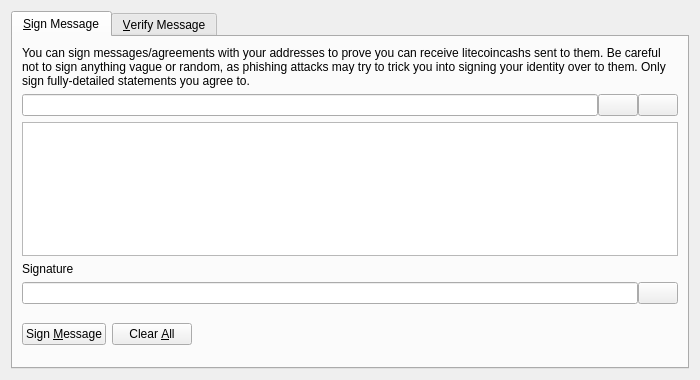
<?xml version="1.0" encoding="UTF-8"?>
<ui version="4.0">
 <class>SignVerifyMessageDialog</class>
 <widget class="QDialog" name="SignVerifyMessageDialog">
  <property name="geometry">
   <rect>
    <x>0</x>
    <y>0</y>
    <width>700</width>
    <height>380</height>
   </rect>
  </property>
  <property name="windowTitle">
   <string>Signatures - Sign / Verify a Message</string>
  </property>
  <property name="modal">
   <bool>true</bool>
  </property>
  <layout class="QVBoxLayout" name="verticalLayout">
   <item>
    <widget class="QTabWidget" name="tabWidget">
     <property name="currentIndex">
      <number>0</number>
     </property>
     <widget class="QWidget" name="tabSignMessage">
      <attribute name="title">
       <string>&amp;Sign Message</string>
      </attribute>
      <layout class="QVBoxLayout" name="verticalLayout_SM">
       <item>
        <widget class="QLabel" name="infoLabel_SM">
         <property name="text">
          <string>You can sign messages/agreements with your addresses to prove you can receive litecoincashs sent to them. Be careful not to sign anything vague or random, as phishing attacks may try to trick you into signing your identity over to them. Only sign fully-detailed statements you agree to.</string>
         </property>
         <property name="textFormat">
          <enum>Qt::PlainText</enum>
         </property>
         <property name="wordWrap">
          <bool>true</bool>
         </property>
        </widget>
       </item>
       <item>
        <layout class="QHBoxLayout" name="horizontalLayout_1_SM">
         <property name="spacing">
          <number>0</number>
         </property>
         <item>
          <widget class="QValidatedLineEdit" name="addressIn_SM">
           <property name="toolTip">
            <string>The LitecoinCash address to sign the message with</string>
           </property>
          </widget>
         </item>
         <item>
          <widget class="QPushButton" name="addressBookButton_SM">
           <property name="toolTip">
            <string>Choose previously used address</string>
           </property>
           <property name="text">
            <string/>
           </property>
           <property name="icon">
            <iconset resource="../bitcoin.qrc">
             <normaloff>:/icons/address-book</normaloff>:/icons/address-book</iconset>
           </property>
           <property name="shortcut">
            <string>Alt+A</string>
           </property>
           <property name="autoDefault">
            <bool>false</bool>
           </property>
          </widget>
         </item>
         <item>
          <widget class="QPushButton" name="pasteButton_SM">
           <property name="toolTip">
            <string>Paste address from clipboard</string>
           </property>
           <property name="text">
            <string/>
           </property>
           <property name="icon">
            <iconset resource="../bitcoin.qrc">
             <normaloff>:/icons/editpaste</normaloff>:/icons/editpaste</iconset>
           </property>
           <property name="shortcut">
            <string>Alt+P</string>
           </property>
           <property name="autoDefault">
            <bool>false</bool>
           </property>
          </widget>
         </item>
        </layout>
       </item>
       <item>
        <widget class="QPlainTextEdit" name="messageIn_SM">
         <property name="toolTip">
          <string>Enter the message you want to sign here</string>
         </property>
        </widget>
       </item>
       <item>
        <widget class="QLabel" name="signatureLabel_SM">
         <property name="text">
          <string>Signature</string>
         </property>
         <property name="textFormat">
          <enum>Qt::PlainText</enum>
         </property>
        </widget>
       </item>
       <item>
        <layout class="QHBoxLayout" name="horizontalLayout_2_SM">
         <property name="spacing">
          <number>0</number>
         </property>
         <item>
          <widget class="QLineEdit" name="signatureOut_SM">
           <property name="font">
            <font>
             <italic>true</italic>
            </font>
           </property>
           <property name="readOnly">
            <bool>true</bool>
           </property>
          </widget>
         </item>
         <item>
          <widget class="QPushButton" name="copySignatureButton_SM">
           <property name="toolTip">
            <string>Copy the current signature to the system clipboard</string>
           </property>
           <property name="text">
            <string/>
           </property>
           <property name="icon">
            <iconset resource="../bitcoin.qrc">
             <normaloff>:/icons/editcopy</normaloff>:/icons/editcopy</iconset>
           </property>
           <property name="autoDefault">
            <bool>false</bool>
           </property>
          </widget>
         </item>
        </layout>
       </item>
       <item>
        <layout class="QHBoxLayout" name="horizontalLayout_3_SM">
         <item>
          <widget class="QPushButton" name="signMessageButton_SM">
           <property name="toolTip">
            <string>Sign the message to prove you own this LitecoinCash address</string>
           </property>
           <property name="text">
            <string>Sign &amp;Message</string>
           </property>
           <property name="icon">
            <iconset resource="../bitcoin.qrc">
             <normaloff>:/icons/edit</normaloff>:/icons/edit</iconset>
           </property>
           <property name="autoDefault">
            <bool>false</bool>
           </property>
          </widget>
         </item>
         <item>
          <widget class="QPushButton" name="clearButton_SM">
           <property name="toolTip">
            <string>Reset all sign message fields</string>
           </property>
           <property name="text">
            <string>Clear &amp;All</string>
           </property>
           <property name="icon">
            <iconset resource="../bitcoin.qrc">
             <normaloff>:/icons/remove</normaloff>:/icons/remove</iconset>
           </property>
           <property name="autoDefault">
            <bool>false</bool>
           </property>
          </widget>
         </item>
         <item>
          <spacer name="horizontalSpacer_1_SM">
           <property name="orientation">
            <enum>Qt::Horizontal</enum>
           </property>
           <property name="sizeHint" stdset="0">
            <size>
             <width>40</width>
             <height>48</height>
            </size>
           </property>
          </spacer>
         </item>
         <item>
          <widget class="QLabel" name="statusLabel_SM">
           <property name="font">
            <font>
             <weight>75</weight>
             <bold>true</bold>
            </font>
           </property>
           <property name="text">
            <string/>
           </property>
           <property name="wordWrap">
            <bool>true</bool>
           </property>
          </widget>
         </item>
         <item>
          <spacer name="horizontalSpacer_2_SM">
           <property name="orientation">
            <enum>Qt::Horizontal</enum>
           </property>
           <property name="sizeHint" stdset="0">
            <size>
             <width>40</width>
             <height>48</height>
            </size>
           </property>
          </spacer>
         </item>
        </layout>
       </item>
      </layout>
     </widget>
     <widget class="QWidget" name="tabVerifyMessage">
      <attribute name="title">
       <string>&amp;Verify Message</string>
      </attribute>
      <layout class="QVBoxLayout" name="verticalLayout_VM">
       <item>
        <widget class="QLabel" name="infoLabel_VM">
         <property name="text">
          <string>Enter the receiver's address, message (ensure you copy line breaks, spaces, tabs, etc. exactly) and signature below to verify the message. Be careful not to read more into the signature than what is in the signed message itself, to avoid being tricked by a man-in-the-middle attack. Note that this only proves the signing party receives with the address, it cannot prove sendership of any transaction!</string>
         </property>
         <property name="textFormat">
          <enum>Qt::PlainText</enum>
         </property>
         <property name="alignment">
          <set>Qt::AlignLeading|Qt::AlignLeft|Qt::AlignTop</set>
         </property>
         <property name="wordWrap">
          <bool>true</bool>
         </property>
        </widget>
       </item>
       <item>
        <layout class="QHBoxLayout" name="horizontalLayout_1_VM">
         <property name="spacing">
          <number>0</number>
         </property>
         <item>
          <widget class="QValidatedLineEdit" name="addressIn_VM">
           <property name="toolTip">
            <string>The LitecoinCash address the message was signed with</string>
           </property>
          </widget>
         </item>
         <item>
          <widget class="QPushButton" name="addressBookButton_VM">
           <property name="toolTip">
            <string>Choose previously used address</string>
           </property>
           <property name="text">
            <string/>
           </property>
           <property name="icon">
            <iconset resource="../bitcoin.qrc">
             <normaloff>:/icons/address-book</normaloff>:/icons/address-book</iconset>
           </property>
           <property name="shortcut">
            <string>Alt+A</string>
           </property>
           <property name="autoDefault">
            <bool>false</bool>
           </property>
          </widget>
         </item>
        </layout>
       </item>
       <item>
        <widget class="QPlainTextEdit" name="messageIn_VM"/>
       </item>
       <item>
        <widget class="QValidatedLineEdit" name="signatureIn_VM"/>
       </item>
       <item>
        <layout class="QHBoxLayout" name="horizontalLayout_2_VM">
         <item>
          <widget class="QPushButton" name="verifyMessageButton_VM">
           <property name="toolTip">
            <string>Verify the message to ensure it was signed with the specified LitecoinCash address</string>
           </property>
           <property name="text">
            <string>Verify &amp;Message</string>
           </property>
           <property name="icon">
            <iconset resource="../bitcoin.qrc">
             <normaloff>:/icons/transaction_0</normaloff>:/icons/transaction_0</iconset>
           </property>
           <property name="autoDefault">
            <bool>false</bool>
           </property>
          </widget>
         </item>
         <item>
          <widget class="QPushButton" name="clearButton_VM">
           <property name="toolTip">
            <string>Reset all verify message fields</string>
           </property>
           <property name="text">
            <string>Clear &amp;All</string>
           </property>
           <property name="icon">
            <iconset resource="../bitcoin.qrc">
             <normaloff>:/icons/remove</normaloff>:/icons/remove</iconset>
           </property>
           <property name="autoDefault">
            <bool>false</bool>
           </property>
          </widget>
         </item>
         <item>
          <spacer name="horizontalSpacer_1_VM">
           <property name="orientation">
            <enum>Qt::Horizontal</enum>
           </property>
           <property name="sizeHint" stdset="0">
            <size>
             <width>40</width>
             <height>48</height>
            </size>
           </property>
          </spacer>
         </item>
         <item>
          <widget class="QLabel" name="statusLabel_VM">
           <property name="font">
            <font>
             <weight>75</weight>
             <bold>true</bold>
            </font>
           </property>
           <property name="text">
            <string/>
           </property>
           <property name="wordWrap">
            <bool>true</bool>
           </property>
          </widget>
         </item>
         <item>
          <spacer name="horizontalSpacer_2_VM">
           <property name="orientation">
            <enum>Qt::Horizontal</enum>
           </property>
           <property name="sizeHint" stdset="0">
            <size>
             <width>40</width>
             <height>48</height>
            </size>
           </property>
          </spacer>
         </item>
        </layout>
       </item>
      </layout>
     </widget>
    </widget>
   </item>
  </layout>
 </widget>
 <customwidgets>
  <customwidget>
   <class>QValidatedLineEdit</class>
   <extends>QLineEdit</extends>
   <header>qvalidatedlineedit.h</header>
  </customwidget>
 </customwidgets>
 <resources>
  <include location="../bitcoin.qrc"/>
 </resources>
 <connections/>
</ui>
